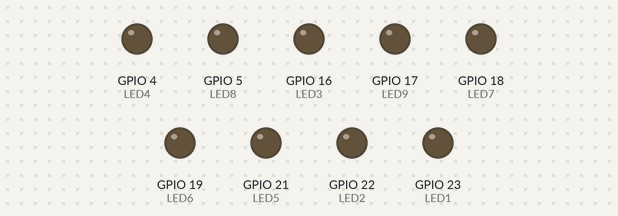
This program was run on a simulated ESP32. Parts: output pins drawn as LEDs (lit = HIGH).

Above: at 0.1 s.
At 16.05 s:
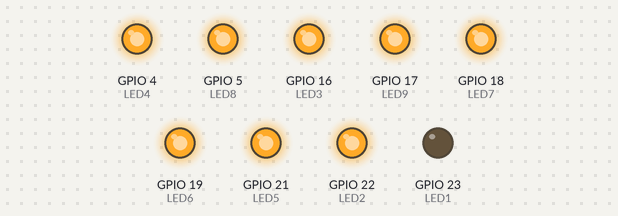
At 31.9 s:
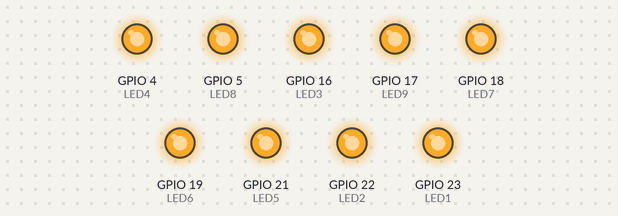
At 33.1 s:
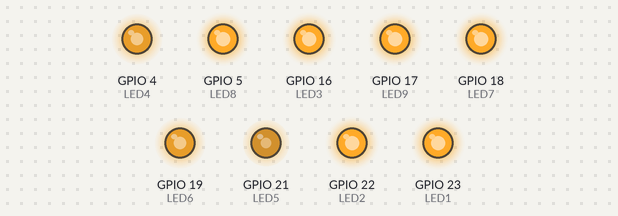
At 34.1 s:
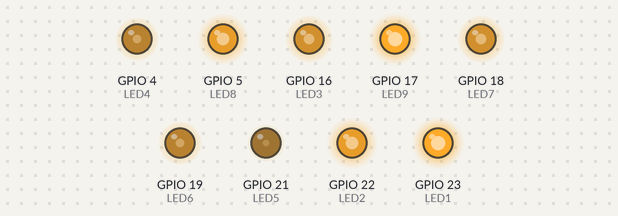
At 36.1 s:
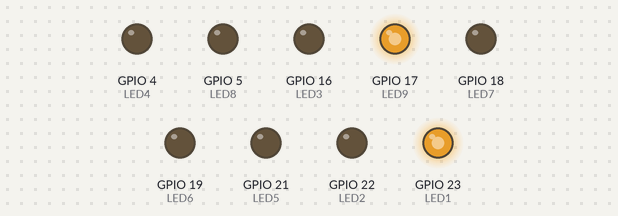
Timing chart, 0 to 40.0 s (numbered marks = the images above):
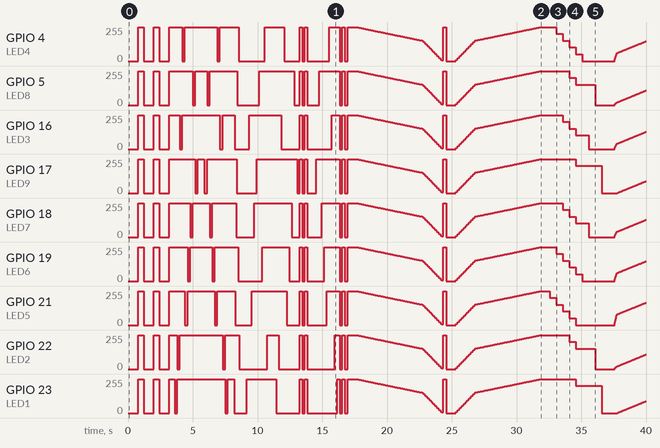

The program:

main.cpp
```cpp
#include <Arduino.h>

#define LED1 23
#define LED2 22
#define LED3 16
#define LED4 4
#define LED5 21
#define LED6 19
#define LED7 18
#define LED8 5
#define LED9 17

const int ledPins[] = {23, 22, 16, 4, 21, 19, 18, 5, 17};

const int freq = 5000;
const int ledChannelBase = 0;
const int resolution = 8; // 8-bit -> giá trị từ 0 đến 255

void setup() {
  pinMode(LED1, OUTPUT);
  pinMode(LED2, OUTPUT);
  pinMode(LED3, OUTPUT);
  pinMode(LED4, OUTPUT);
  pinMode(LED5, OUTPUT);
  pinMode(LED6, OUTPUT);
  pinMode(LED7, OUTPUT);
  pinMode(LED8, OUTPUT);
  pinMode(LED9, OUTPUT);

  for (int i = 0; i < 9; i++) {
    ledcSetup(ledChannelBase + i, freq, resolution);
    ledcAttachPin(ledPins[i], ledChannelBase + i);
  }
}

void ALL_OFF(int time_Delay){
  for(int i = 0; i < 9; i++){
    ledcWrite(ledChannelBase + i, 255);
  }
  delay(time_Delay);
}

void ALL_ON(int time_Delay){
  for(int i = 0; i < 9; i++){
    ledcWrite(ledChannelBase + i, 0);
  }
  delay(time_Delay);
}

void Blink(int ledPin, int time_delay){
  ledcWrite(ledChannelBase + ledPin, 0);
  delay(time_delay);
  ledcWrite(ledChannelBase + ledPin, 255);
}

void Round1(){
  for(int i = 0; i < 3; i++){
    ALL_ON(800);
    ALL_OFF(400);
  }
}

void Round2(){
  for(int i = 0; i < 9; i++){
    Blink(i, 200);
  }
  delay(500);
  for(int i = 8; i >= 0; i--){
    Blink(i, 200);
  }
  delay(500);
}

void Round3(){
  for(int i = 0; i < 9 ; i+=2){
    ledcWrite(ledChannelBase + i, 0);
    delay(50);
  }
  for(int i = 7; i > 0; i-=2){
    ledcWrite(ledChannelBase + i, 0);
    delay(50);
  }
}

void Round4(){
  delay(500);
  for(int i = 0; i < 9 ; i+=2){
    ledcWrite(ledChannelBase + i, 255);
    delay(200);
  }
  for(int i = 7; i > 0; i-=2){
    ledcWrite(ledChannelBase + i, 255);
    delay(200);
  }
}

void Round5(){
  delay(500);
  for(int i = 0; i < 9; i++){
    ledcWrite(ledChannelBase + i, 0);
    delay(200);
  }
  for(int i = 0; i < 2; i++){
    ALL_OFF(200);
    ALL_ON(200);
  }
}

void Round6(){
  delay(500);
  for(int i = 8; i >= 0; i--){
    ledcWrite(ledChannelBase + i, 255);
    delay(200);
  }
  for(int i = 0; i < 2; i++){
    ALL_ON(200);
    ALL_OFF(200);
  }
}

void Round7() {
  delay(500);
  for (int duty = 255; duty >= 0;) {
    for (int i = 0; i < 9; i++) {
      ledcWrite(ledChannelBase + i, duty);
    }
    if(duty < 155) duty -= 5;
    else duty -= 1;
    delay(50); //tốc độ sáng lên
  }
  delay(100);
  ALL_OFF(200);
  ALL_ON(200);
}

void Round8() {
  delay(500);
  for (int duty = 0; duty <= 255;) {
    for (int i = 0; i < 9; i++) {
      ledcWrite(ledChannelBase + i, duty);
    }
    if(duty < 155) duty += 5;
    else duty += 1;
    delay(50); //tốc độ sáng lên
  }
}

void Round9(){
  delay(700);

  for(int i = 0; i < 9; i++){
    if(i <= 4){
      for(int j = 4 - i; j <= 4 + i; j++){
        ledcWrite(ledChannelBase + j, 255 - (i+1 - abs(4-j)) * 51);
      }
    }else{
      ledcWrite(ledChannelBase + i, 0);
      ledcWrite(ledChannelBase + (8 - i), 0);
    }
    delay(500);
  }
}

void Round10(){
  delay(500);

  for(int i = 1; i<= 20; i++){
    ledcWrite(ledChannelBase + 1, i);
    ledcWrite(ledChannelBase + 2, i*2);
    ledcWrite(ledChannelBase + 3, i*3);
    ledcWrite(ledChannelBase + 4, i*4);
    ledcWrite(ledChannelBase + 5, i*3);
    ledcWrite(ledChannelBase + 6, i*2);
    ledcWrite(ledChannelBase + 7, i);
    delay(10);
  }

  for(int i = 1; i<= 255; i++){
    ledcWrite(ledChannelBase + 0, i);
    ledcWrite(ledChannelBase + 8, i);

    if(80 + i <= 255) ledcWrite(ledChannelBase + 4, 80 + i);
    if(60 + i <= 255){
      ledcWrite(ledChannelBase + 3, 60 + i);
      ledcWrite(ledChannelBase + 5, 60 + i);
    }
    if(40 + i <= 255){
      ledcWrite(ledChannelBase + 2, 40 + i);
      ledcWrite(ledChannelBase + 6, 40 + i);
    }
    if(20 + i <= 255){
      ledcWrite(ledChannelBase + 1, 20 + i);
      ledcWrite(ledChannelBase + 7, 20 + i);
    }

    delay(25);
  }
}

void Round11(){
  delay(500);
  for(int i = 0; i<4; i++){
    ledcWrite(ledChannelBase + i, 170);
    ledcWrite(ledChannelBase + 8 - i, 170);
    delay(200);
  }
}

void Round12(){
  delay(500);
  for(int i = 1; i <= 85; i++){
    for(int j = 0; j < 4; j++){
      ledcWrite(ledChannelBase + j, 170 + i);
      ledcWrite(ledChannelBase + 8 - j, 170 + i);
    }
    ledcWrite(ledChannelBase + 4, 255 - i*3);
    delay(100);
  }
}

void Round13(){
  delay(2000);
  for(int i = 1; i <= 127; i++){
    for(int j = 0; j < 4; j++){
      ledcWrite(ledChannelBase + j,255 - i);
      ledcWrite(ledChannelBase + 8 - j,255 - i);
    }
    ledcWrite(ledChannelBase + 4, 10 + i);
    delay(70);
  }
}

void Round14(){
  delay(500);
  for(int i=0; i<9; i+=2) ledcWrite(ledChannelBase + i, 255);
  delay(700);
  for(int i=1; i<9; i+=2) ledcWrite(ledChannelBase + i, 255);
  delay(700);
}

void Round15(){
  for(int i=255; i>=0; i--){
    ledcWrite(ledChannelBase + 4, i);
    delay(50);
  }
  ledcWrite(ledChannelBase + 4, 255);
  delay(500);
  ALL_ON(500);
}

void Round16(){
  for(int i = 8; i > 0; i--){
    for(int j = 8; j >= i; j--){
      ledcWrite(ledChannelBase + j, 10*(j-i+1));
    }
    delay(50);
  }
  int strength;
  for(int i = 1; i <= 245; i++){
    for(int j = 1; j < 9; j++){
      strength = j*10 + i;
      if(strength < 256) ledcWrite(ledChannelBase + j, strength);
    }
    delay(20);
  }
}

void Round17(){
  delay(2000);
  for(int i = 1; i < 9; i++){
    ledcWrite(ledChannelBase + i, 0);
    delay(100);
  }
  delay(1000);
  for(int i = 9; i >= 0; i--){
    ledcWrite(ledChannelBase + i, 255);
    delay(20);
  }
  delay(10000);
}

void loop() {
  Round1();
  Round2();
  Round3();
  Round4();
  Round5();
  Round6();
  Round7();
  Round8();
  Round9();
  Round10();
  Round11();
  Round12();
  Round13();
  Round14();
  Round15();
  Round16();
  Round17();
}
```

Measured:
- by itself, GPIO 4 (LED4): 0/255 → 255/255 at 0.80 s, → 0/255 0.40 s later, → 255/255 0.80 s later, → 0/255 0.40 s later, … (398 changes in this stretch)
- by itself, GPIO 5 (LED8): 0/255 → 255/255 at 0.80 s, → 0/255 0.40 s later, → 255/255 0.80 s later, → 0/255 0.40 s later, … (397 changes in this stretch)
